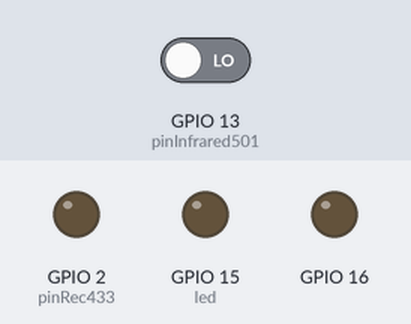
This sketch was run on a simulated ESP8266 (NodeMCU). Shown: output pins drawn as LEDs (lit = HIGH). The test bench sets the inputs (shaded band); at power-on: GPIO 13 (pinInfrared501) LOW. WiFi joins after 1.5 s; servers stay silent unless stated.

Above: at 2.7 s.
2.8 s: GPIO 13 (pinInfrared501) driven HIGH
At 4.8 s:
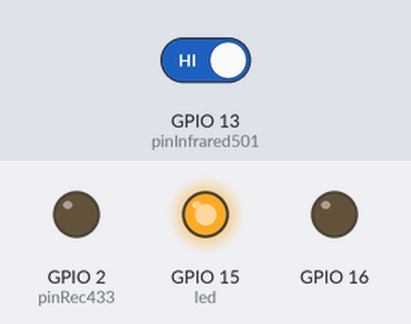
Timing chart, 0 to 6.3 s (numbered marks = the images above; inputs shaded):
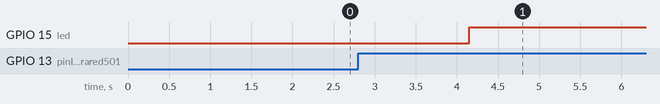

Measured:
- after the input at 2.8 s, GPIO 15 (led): LOW → HIGH after 1.4 s

The sketch:

TestESP8266_WIFI_433_receive.ino
```cpp
#include <ESP8266WiFi.h>
#include <RCSwitch.h>
#include <OneWire.h>
#include <DallasTemperature.h>
 //最大同时联接数，即你想要接入的设备数量，8266tcpserver只能接入五个
#define MAX_SRV_CLIENTS 3
// 测试用led
#define led 15
// 315接收端
#define pinRec315 4

//315发射端
#define pinSen315 0

// 433接收端
#define pinRec433 2

// 433发射端
#define pinSen433 14

// ds18b20传输端
#define pinDS18B20 14

// 人体红外传感器SR501
#define pinInfrared501 13


// 人体红外传感器SR505
#define pinInfrared505 5

const char *ssid = "NETGEAR19";
const char *password = "19891114";

// 光线传感器
#define pinLight 12


 //端口号，范围0-65535
WiFiServer server(8266);
WiFiClient serverClients[MAX_SRV_CLIENTS];

// 315接受遥控对象
RCSwitch switch315Rec = RCSwitch();

// 315发送遥控对象
RCSwitch switch315Sen = RCSwitch();

// 433接受遥控对象
RCSwitch switch433Rec = RCSwitch();

// 433发送遥控对象
RCSwitch switch433Sen = RCSwitch();

// 初始连接在单总线上的单总线设备
//OneWire oneWire(pinDS18B20);
//DallasTemperature sensors(&oneWire);

void setup()
{
    Serial.begin(9600);
    delay(10);
    pinMode(16, OUTPUT);
    pinMode(2, OUTPUT);
    pinMode(led, OUTPUT);
    pinMode(pinInfrared501, INPUT);
    pinMode(pinInfrared505, INPUT);
      //pinMode(pinLight, OUTPUT);
    digitalWrite(16, 0);
    WiFi.begin(ssid, password);

    while (WiFi.status() != WL_CONNECTED)
    {
        delay(500);
    }
    server.begin();
    //加上后才正常些
    server.setNoDelay(true);
    switch315Rec.enableReceive(pinRec315);
    switch315Sen.enableTransmit(pinSen315);
    switch433Rec.enableReceive(pinRec433);
    switch433Sen.enableTransmit(pinSen433);

     // DS18B20
   // sensors.begin();
}

void blink()
{
    switch315Sen.send(1531148, 24);
    switch315Sen.send(1531148, 24);
    static long previousMillis = 0;
    static int currstate = 0;

     //200ms
    if (millis() - previousMillis > 200)
    {
        previousMillis = millis();
        currstate = 1 - currstate;
        digitalWrite(16, currstate);
    }
}
void loop()
{
    if(switch433Rec.available()){
      int rec433 = switch433Rec.getReceivedValue();
      if(rec433 != 0){
         Serial.print("Receive Code 433: ");
         Serial.println(rec433);
         switch315Rec.resetAvailable();
      }
  }
    int infrared501Val = digitalRead(pinInfrared501);
   // Serial.println(infrared501Val);
      if(1 == infrared501Val){
         switch433Sen.send(283907, 24);
         switch433Sen.send(283907, 24);
         switch433Sen.send(283907, 24);
         digitalWrite(led, HIGH);
         delay(18 * 1000);
         switch433Sen.send(283916, 24);
         switch433Sen.send(283916, 24);
         switch433Sen.send(283916, 24);
         digitalWrite(led, LOW);
      }

//    int infrared505Val = digitalRead(pinInfrared505);
//    //  Serial.println(infrared505Val);
//    if(1 == infrared505Val){
//         switch433Sen.send(1004000, 24);
//         digitalWrite(led, LOW);
//
//      }

      //else if(0 == infrared505Val){
      //  digitalWrite(led, LOW);
      //  }


//    blink();
//     // 发送命令获取温度
//     //sensors.requestTemperatures();
//
//    uint8_t i;
//    if (server.hasClient())
//    {
//        for (i = 0; i < MAX_SRV_CLIENTS; i++)
//        {
//            if (!serverClients[i] || !serverClients[i].connected())
//            {
//                //未联接,就释放
//                if (serverClients[i]) serverClients[i].stop();
//                //分配新的
//                serverClients[i] = server.available();
//                continue;
//            }
//
//        }
//        WiFiClient serverClient = server.available();
//        serverClient.stop();
//    }
//    for (i = 0; i < MAX_SRV_CLIENTS; i++)
//    {
//        if (serverClients[i] && serverClients[i].connected())
//        {
//          //有链接存在,就一直长亮
//            digitalWrite(16, 0);
//
//            if (serverClients[i].available())
//            {
//           size_t len = 20;
//                  uint8_t msg = serverClients[i].read();
//
//                    // 读取温度
//                   //String temp = String("") + sensors.getTempCByIndex(0);
//                  // serverClients[i].println(temp);
//
//
//                  //String temp = sensors.getTempCByIndex(0);
//                  //const char * temp1 = "test";
//                 //uint64_t temp = sensors.getTempCByIndex(0);
//                 ///char temp = sensors.getTempCByIndex(0).c_str();
//
//                  //serverClients[i].write(temp);
//                  //serverClients[i].print(sensors.getTempCByIndex(0));
//
//                  //serverClients[i].send(1531148, 24);
//                 // serverClients[i].write("11111",6);
//                 // serverClients[i].write(""+ sensors.getTempCByIndex(0), len);
//                // serverClients[i].write(temp, len);
//                  if('1' == msg){
//                    digitalWrite(led, HIGH);
//                    switch315Sen.send(1531148, 24);
//                    } else if('0' == msg){
//                      digitalWrite(led,LOW);
//                      switch315Sen.send(1531148, 24);
//
//                      }
//                  Serial.write(serverClients[i].read());
//
//            }
//        }
//    }


//  if(switch315Rec.available()){
//    int rec315 = switch315Rec.getReceivedValue();
//    Serial.println(rec315);
//    if(rec315 != 0){
//      Serial.print("Receive Code 315: ");
//       Serial.println(rec315);
//
//      // 如果光线暗,并且门禁移动,那么触发开灯事件
//      if(5592405 == rec315 ){
//         // 取得光线信号
//      int senLight = analogRead(pinLight);
//      if(1023 == senLight){
//                Serial.println("receive315 OK");
//        digitalWrite(led, HIGH);
//        switch315Sen.send(1531148, 24);
//        switch315Sen.send(1531148, 24);
//        switch315Sen.send(1531148, 24);
//        // 3分钟
//        delay(3 * 6 * 1000);
//        switch315Sen.send(1531139, 24);
//        delay(1000);
//        switch315Sen.send(1531139, 24);
//        delay(1000);
//        switch315Sen.send(1531139, 24);
//        digitalWrite(led, LOW);
//        //Serial.println("Light = " + senLight);
//       // Serial.print("Receive Code: ");
//        //Serial.println(rec315);
//        switch315Rec.resetAvailable();
//        }
//        }
//     switch315Rec.resetAvailable();
//      }
//    }


}
```
